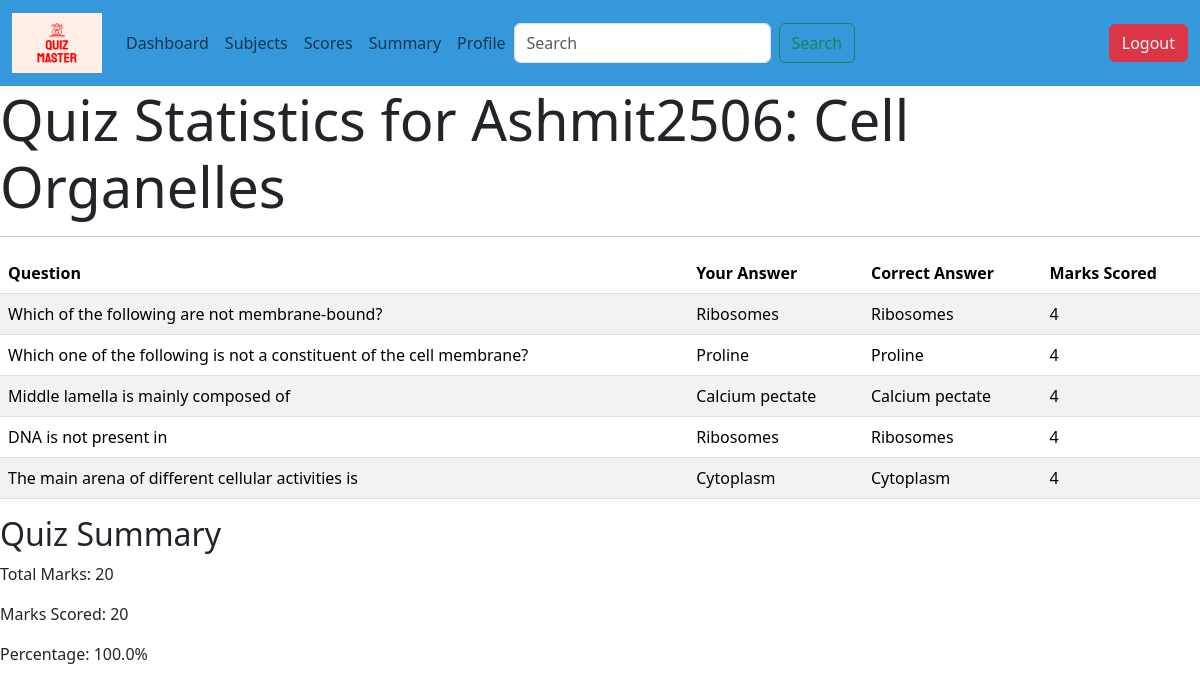
Screenshot of /quiz/statistics/2/2 (signed in) with the database file from the repository.
### controller/models.py (models this page shows, shortened)
class User(UserMixin,db.Model):
    id = db.Column(db.Integer,primary_key = True, autoincrement = True)
    email = db.Column(db.String(64), unique = True, nullable = False)
    password = db.Column(db.String(128), nullable = False)
    username = db.Column(db.String(128),unique = True, nullable = False)
    full_name = db.Column(db.String(128), nullable = False)
    role = db.Column(db.String(64), nullable = False)
    created_at = db.Column(db.DateTime, default = datetime.now)
    updated_at = db.Column(db.DateTime, default = datetime.now, onupdate = datetime.now)
    last_login = db.Column(db.DateTime, default = datetime.now)
    quiz_attempts = db.relationship('Score', backref = 'user', lazy = True)

class Quiz(db.Model):
    id = db.Column(db.Integer, primary_key = True, autoincrement = True)
    chapter_id = db.Column(db.Integer, db.ForeignKey('chapter.id'), nullable = False)
    name = db.Column(db.String(128), nullable = False)
    date_of_quiz = db.Column(db.Date, nullable = False)
    duration = db.Column(db.String(64),nullable = False)
    syllabus = db.Column(db.Text)
    total_questions = db.Column(db.Integer)
    maximum_marks = db.Column(db.Integer)
    questions = db.relationship('Question', backref = 'quiz', lazy = True)
    quiz_attempts = db.relationship('Score', backref = 'quiz', lazy = True)

class Question(db.Model):
    id = db.Column(db.Integer, primary_key = True, autoincrement = True)
    quiz_id = db.Column(db.Integer, db.ForeignKey('quiz.id'), nullable = False)
    statement = db.Column(db.Text, nullable = False)
    option_a = db.Column(db.String(128), nullable = False)
    option_b = db.Column(db.String(128), nullable = False)
    option_c = db.Column(db.String(128), nullable = False)
    option_d = db.Column(db.String(128), nullable = False)
    correct_answer = db.Column(db.String(128), nullable = False)
    marks = db.Column(db.Integer, nullable = False)
    answers = db.relationship('Answers', backref = 'question', lazy = True)

class Answers(db.Model):
    id = db.Column(db.Integer, primary_key = True, autoincrement = True)
    attempt_id = db.Column(db.Integer, db.ForeignKey('score.id'), nullable = False)
    question_id = db.Column(db.Integer, db.ForeignKey('question.id'), nullable = False)
    user_answer = db.Column(db.String(128))
    marks_scored = db.Column(db.Integer, default = 0)

class Score(db.Model):
    id = db.Column(db.Integer, primary_key = True, autoincrement = True)
    user_id = db.Column(db.Integer, db.ForeignKey('user.id'), nullable = False)
    quiz_id = db.Column(db.Integer, db.ForeignKey('quiz.id'), nullable = False)
    score = db.Column(db.Integer, default = 0)
    answers = db.relationship('Answers', backref = 'score', lazy = True)

### controller/user_routes.py (the view)
@app.route('/quiz/statistics/<int:user_id>/<int:quiz_id>') # URL for the quiz statistics
@login_required
def quiz_statistics(user_id,quiz_id):
    quiz = Quiz.query.get_or_404(quiz_id)
    score = Score.query.filter_by(user_id=user_id, quiz_id=quiz_id).first()
    user = User.query.get_or_404(current_user.id)
    answers = None
    if score:
        answers = Answers.query.filter_by(attempt_id=score.id).all()
    return render_template('quiz_statistics.html', quiz=quiz, score=score, answers=answers, user = user)

### controller/authorization_routes.py (called while the page is built)
@login_manager.user_loader
def load_user(user_id):
    return User.query.get(int(user_id))

### templates/quiz_statistics.html (shortened to what this page needs)
{% extends 'base.html' %}
{% block content %}
    <h1 class="display-4">Quiz Statistics for {{user.username}}: <strong> {{ quiz.name }} </strong></h1>
    <hr>
    {% if score %}
        <div class="row">
            <div class="col-md-12">
                <table class="table table-striped">
                    <thead>
                        <tr>
                            <th>Question</th>
                            <th>Your Answer</th>
                            <th>Correct Answer</th>
                            <th>Marks Scored</th>
                        </tr>
                    </thead>
                    <tbody>
                        {% for question in quiz.questions %}
                            {% set answer = answers|selectattr('question_id', 'equalto', question.id)|first %}
                            <tr>
                                <td>{{ question.statement }}</td>
                                <td>{{ answer.user_answer if answer else 'Not Attempted' }}</td>
                                <td>{{ question.correct_answer }}</td>
                                <td>{{ answer.marks_scored if answer else 0 }}</td>
                            </tr>
                        {% endfor %}
                    </tbody>
                </table>
            </div>
        </div>
        <div class="row">
            <div class="col-md-12">
                <h2>Quiz Summary</h2>
                <p>Total Marks: {{ quiz.maximum_marks }}</p>
                <p>Marks Scored: {{ score.score }}</p>
                <p>Percentage: {{ (score.score / quiz.maximum_marks) * 100 }}%</p>
            </div>
        </div>
    {% else %}
        <h2>No statistics available</h2>
    {% endif %}
{% endblock %}

### rows the page displays
User: username "Ashmit2506"
Quiz: name "Cell Organelles", maximum_marks "20"
Question: statement "Which of the following are not membrane-bound?", correct_answer "Ribosomes"
Answers: user_answer "Ribosomes", marks_scored "4"
Question: statement "Which one of the following is not a constituent of the cell membrane?", correct_answer "Proline"
Answers: user_answer "Proline", marks_scored "4"
Question: statement "Middle lamella is mainly composed of", correct_answer "Calcium pectate"
Answers: user_answer "Calcium pectate", marks_scored "4"
Question: statement "DNA is not present in", correct_answer "Ribosomes"
Answers: user_answer "Ribosomes", marks_scored "4"
Question: statement "The main arena of different cellular activities is", correct_answer "Cytoplasm"
Answers: user_answer "Cytoplasm", marks_scored "4"
Score: score "20", (score.score/quiz.maximum_marks)*100 "100.0"
